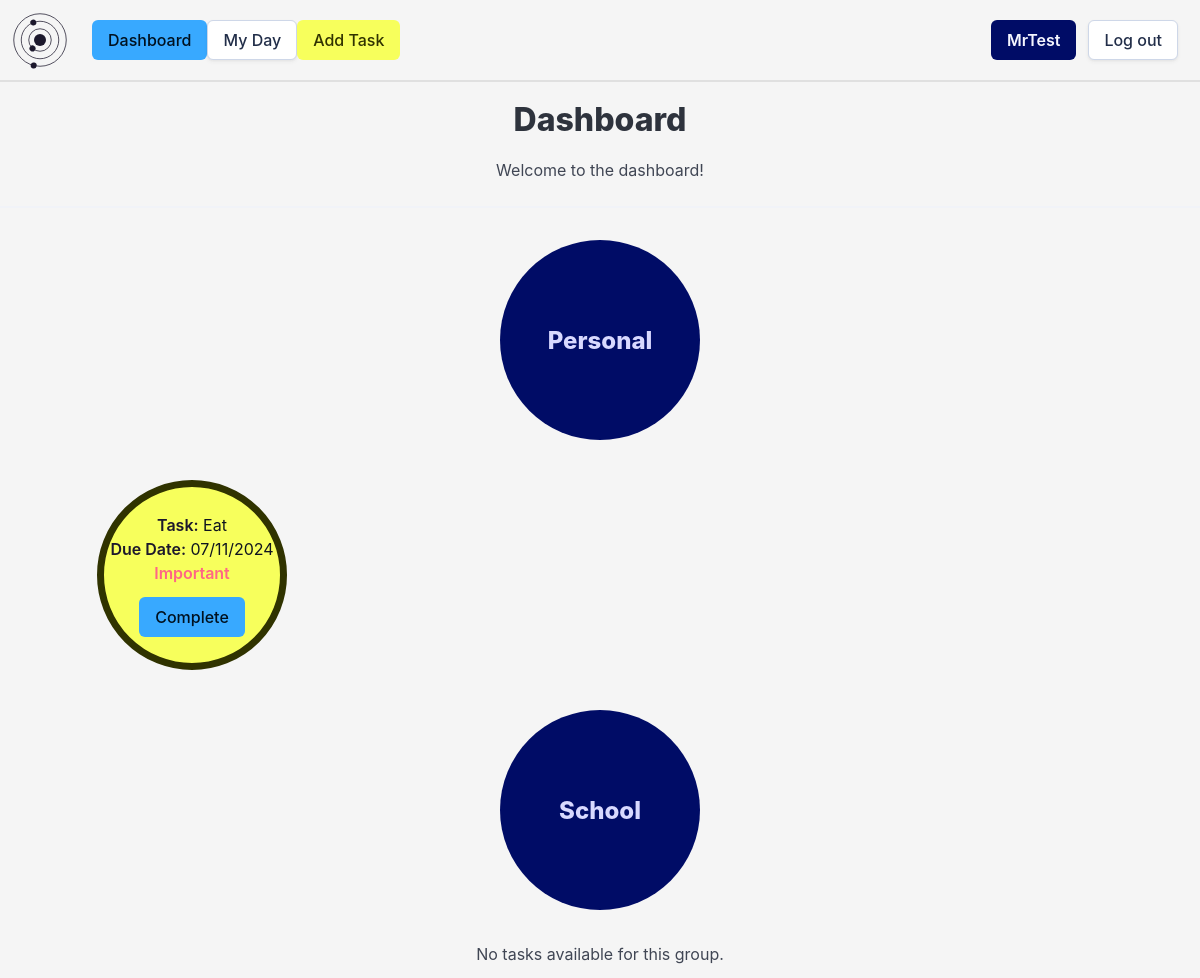
/dashboard (signed in), run on an earlier commit of the app's database.
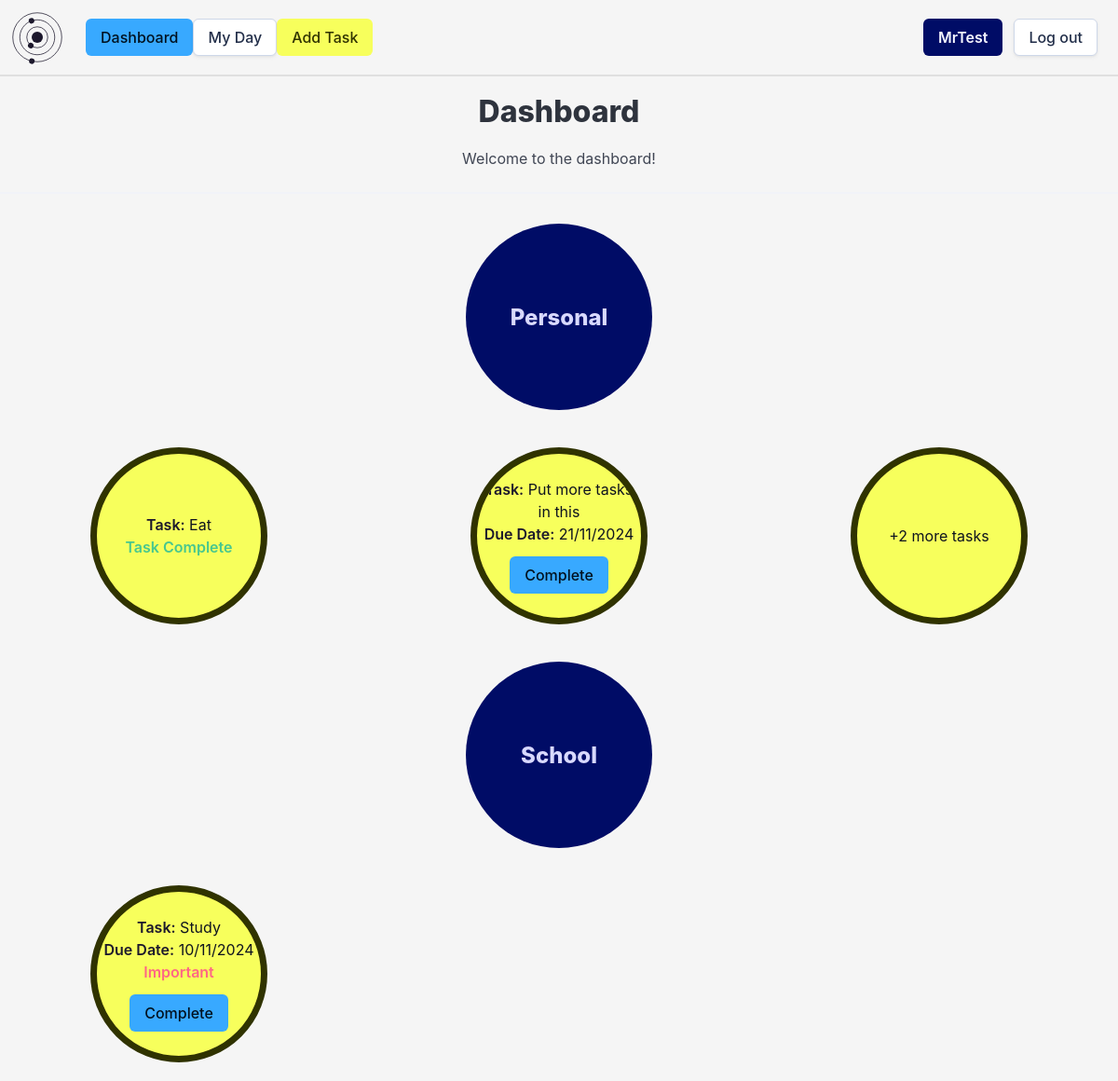
And on a later commit of the database.
### setup_db.py (models this page shows)
class Group(Base):
    __tablename__ = 'groups'
    group_id = Column(String, primary_key=True, nullable=False)
    group_name = Column(String, nullable=False, unique=True)
    user_id = Column(String, ForeignKey('userdetails.id'), nullable=False)
    user = relationship('User', back_populates='groups')
    tasks = relationship('Task', back_populates='groups')

class Task(Base):
    __tablename__ = 'tasks'
    task_id = Column(String, primary_key=True)
    name = Column(String, nullable=False)
    details = Column(String)
    important = Column(Boolean, nullable=False)
    due_date = Column(DateTime, nullable=False)
    completed = Column(Boolean, nullable=False)
    user_id = Column(String, ForeignKey('userdetails.id'), nullable=False)
    group_id = Column(String, ForeignKey('groups.group_id'), nullable=False)
    user = relationship('User', back_populates='tasks')
    groups = relationship('Group', back_populates='tasks')

### app.py (the view)
@app.route('/dashboard')
def dashboard():
    userId = flask_session.get('userId')
    if userId is None:
        return redirect(url_for('login'))
    else:
        tasks = session.query(Task).filter(Task.user_id == userId).order_by(Task.due_date).all()
        groups = session.query(Group).filter(Group.user_id == userId).all()
        return render_template('dashboard.html', tasks=tasks, groups=groups)

### templates/dashboard.html (shortened to what this page needs)
{% extends 'base_loggedin.html' %}
{% block heading %}Dashboard{% endblock %}
{% block content %}
    <p class="has-text-centered">Welcome to the dashboard!</p>
    <hr>
    <div class="columns is-multiline">
        {% for group in groups %}
            <div class="circle-holder column is-full is-centered">
                <div class="collision-checker">
                        <div class="group-circle" onclick="window.location.href='/group/{{ group.group_id }}'">
                            <div class="hero-body">
                                <p class="group-circle-title title is-4">{{ group.group_name }}</p>
                            </div>
                        </div>
                </div>
            </div>
            {% set has_tasks = tasks | selectattr('group_id', 'equalto', group.group_id) | list | length > 0 %}
            {% if not has_tasks %}
                <div class="column is-full has-text-centered">
                    <p>No tasks available for this group.</p>
                </div>
            {% endif %}
            {% for task in tasks %}
                {% if task.group_id == group.group_id and not loop.index > 3%}
                    <div class="column is-one-third">
                        <div class="task-circle">
                            <article class="media">
                                <div class="media-content">
                                    <div class="content">
                                        <p>
                                            <strong class="circle-header">Task:</strong> {{ task.name }}<br>
                                            {% if not task.completed %}
                                                <strong class="circle-header">Due Date:</strong> {{ task.due_date.strftime('%d/%m/%Y') }}<br>
                                                {% if task.important %}
                                                    <strong class="has-text-danger circle-header">Important</strong><br>
                                                {% endif %}
                                            {% else %}
                                                <strong class="has-text-success">Task Complete</strong>
                                            {% endif %}
                                        </p>
                                    </div>
                                    {% if not task.completed %}
                                        <form action="/complete" method="POST">
                                            <input type="submit" value="Complete" class="button is-primary">
                                        </form>
                                    {% endif %}
                                </div>
                            </article>
                        </div>
                    </div>
                {% endif %}
                {% if loop.index == 3 %}
                    {% set remaining_tasks = tasks | selectattr('group_id', 'equalto', group.group_id) | list | length - 2 %}
                        {% if remaining_tasks > 0 %}
                            <div class="column is-one-third">
                                <div class="task-circle">
                                    <article class="media">
                                        <div class="media-content">
                                            <div class="content">
                                                <p class="has-text-centered">+{{ remaining_tasks }} more tasks</p>
                                            </div>
                                        </div>
                                    </article>
                                </div>
                            </div>
                        {% endif %}
                {% endif %}
            {% endfor %}
        {% endfor %}
{% endblock %}

### templates/base_loggedin.html (shortened to what this page needs)
<!DOCTYPE html>
<html>
    <head>
        <link rel="stylesheet" href= "{{ url_for('static',filename='styles/styles.css') }}">
    </head>
    <body>
        <header>
            <nav class="navbar" role="navigation" aria-label="main navigation">
                <div class="navbar-brand">
                </div>
                <div class="navbar-menu">
                    <div class="navbar-item">
                        <div class="buttons">
                            <div class="navbar-start">
                                <a class="button is-primary" href="/dashboard">
                                    Dashboard
                                </a>
                                <a class="button" href="">
                                    My Day
                                </a>
                                <a class="button is-info" href="/addtask">
                                    Add Task
                                </a>
                            </div>
                        </div>
                    </div>
                <div class="navbar-end">
                    <div class="navbar-item">
                        <div class="buttons">
                            <a class="button is-link" href="">
                            <strong>{{ session['username'] }}</strong>
                            </a>
                            <a class="button" href="/">
                                Log out
                            </a>
                        </div>
                    </div>
                </div>
                </div>
            </nav>
        </header>
        <section class="hero">
            <div class="hero-body">
                <h1 class="title has-text-centered">
                    {% block heading %}{% endblock %}
                </h1>
        </section>
        <div class='content'>
            {% block content %}{% endblock %}
        </div>
    </body>
</html>

### static/styles/styles.css (style rules this page uses)
:root { --bulma-primary-h: 206deg; --bulma-primary-l: 61%; --bulma-link-l: 20%; --bulma-info-h: 63deg; --bulma-info-l: 68%; --bulma-scheme-s: 36%; --bulma-body-background-color: light-dark(#f5f5f5, #0f141f); color-scheme: light dark; --accent-color: light-dark(#1c182c, #e0e0e0); --accent-color-invert: light-dark(#e0e0e0, #1c182c); }
header { padding:10px; border-bottom: var(--accent-color-invert) solid 2px; }
.navbar { background-color: var(--bulma-body-background-color); }
#logo-svg { padding-right: 10px; }
.hero-body { padding: 20px; }
.hero { margin-left: 20px; margin-right: 20px; border-radius: 20px; }
.circle-holder { display: flex; justify-content: center; align-items: center; }
.collision-checker { position: relative; margin: .5em; border-radius: 50%; width: 200px; text-align: center; align-content: center; overflow: visible; height: 200px; }
.group-circle { animation: circle-leave 0.3s ease-in-out forwards; position: relative; border-radius: 50%; width: 200px; text-align: center; align-content: center; overflow: visible; height: 200px; background-color: var(--bulma-link); }
.group-circle-title { color: #d8d9ff; }
.task-circle { position: relative; margin: .5em; border: var(--bulma-info-dark) solid 7px; border-radius: 50%; width: 190px; text-align: center; align-content: center; justify-self: center; overflow: hidden; height: 190px; background-color: var(--bulma-info); color:#0f141f; }
.circle-header { color: #1c182c; }

What changed in the data, as far as the page shows it:
changed Task "Eat": due_date "07/11/2024" → (not shown); value "Complete" → (not shown); completed "Due Date: Important" → "Task Complete"
added Task: name "Put more tasks in this", due_date "21/11/2024", remaining_tasks "2", shown under Group "Personal"
shown differently, row unchanged: Group "School": no longer shows "No tasks available for this group."
added Task: name "Study", due_date "10/11/2024", important "Important", shown under Group "School"
